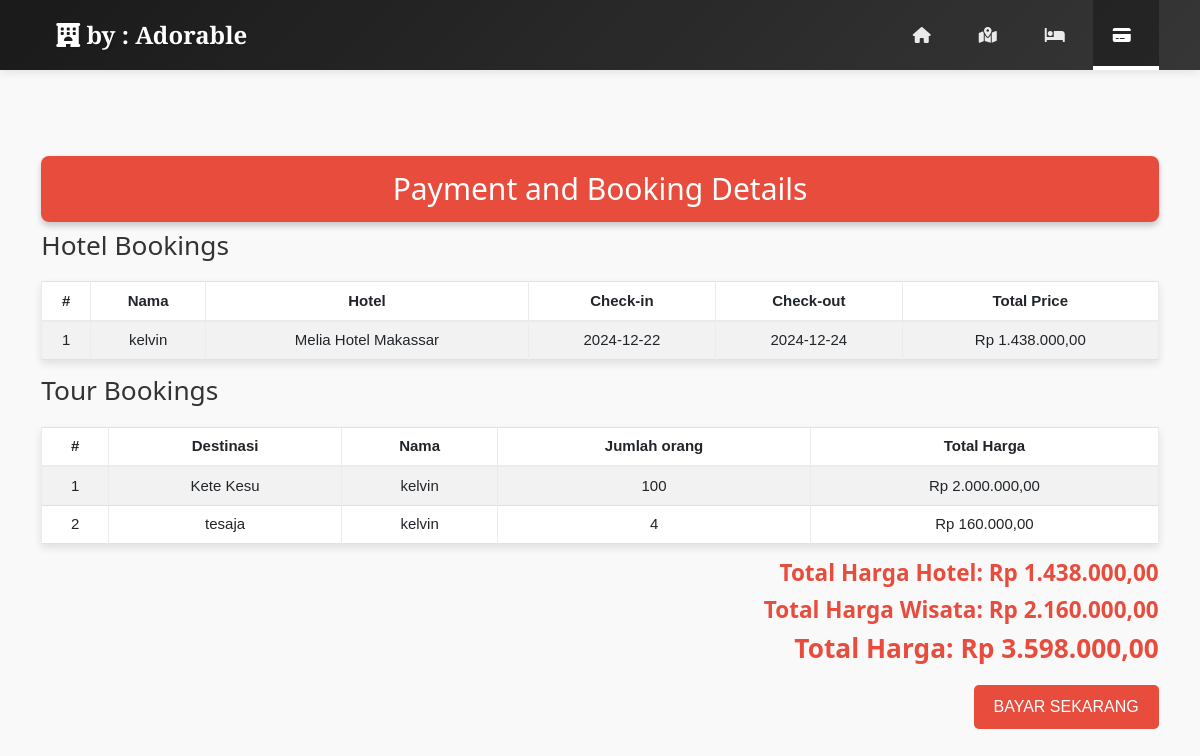
The app's page /payment.php with its own data.
### tables this page shows
CREATE TABLE `reservations` (
  `id` int(11) NOT NULL,
  `name` varchar(255) NOT NULL,
  `checkin` date NOT NULL,
  `checkout` date NOT NULL,
  `phone` text NOT NULL,
  `email` varchar(255) NOT NULL,
  `total_price` decimal(10,2) NOT NULL,
  `room` varchar(255) NOT NULL
);

CREATE TABLE `rooms` (
  `id` int(11) NOT NULL,
  `room_number` varchar(255) NOT NULL,
  `rooms` int(11) NOT NULL,
  `type` varchar(255) NOT NULL,
  `price` text NOT NULL,
  `details` text NOT NULL,
  `photo` text NOT NULL,
  `facility1` varchar(255) DEFAULT NULL,
  `facility2` varchar(255) DEFAULT NULL,
  `facility3` varchar(255) DEFAULT NULL,
  `facility4` varchar(255) DEFAULT NULL
);

CREATE TABLE `tour_reserves` (
  `id` int(11) NOT NULL,
  `tour_id` int(11) NOT NULL,
  `reservations` int(11) NOT NULL,
  `cus_name` varchar(255) NOT NULL,
  `email` varchar(255) NOT NULL,
  `phone` varchar(255) NOT NULL,
  `payment_status` enum('pending','completed') DEFAULT 'pending'
);

CREATE TABLE `tourism` (
  `id` int(11) NOT NULL,
  `title` varchar(255) NOT NULL,
  `photo` text NOT NULL,
  `photo1` text NOT NULL,
  `photo2` text NOT NULL,
  `photo3` text NOT NULL,
  `photo4` text NOT NULL,
  `location` varchar(255) NOT NULL,
  `details` text NOT NULL,
  `details2` text NOT NULL,
  `date` date NOT NULL,
  `time` time NOT NULL,
  `price` varchar(255) NOT NULL,
  `reservations` int(11) NOT NULL
);

### payment.php (the view, shortened to what this page needs)
<?php
require_once 'core/core.php';
include 'includes/header.php';
include 'includes/navigation.php';
$reservationsQuery = $db->query("SELECT reservations.id, reservations.name, reservations.checkin, reservations.checkout, reservations.phone, reservations.email, reservations.total_price, rooms.room_number, rooms.price FROM reservations JOIN rooms ON reservations.room = rooms.room_number");
$tourReservesQuery = $db->query("SELECT tour_reserves.*, tourism.title, tourism.price FROM tour_reserves JOIN tourism ON tour_reserves.tour_id = tourism.id");
$totalHotelPrice = 0;
if (mysqli_num_rows($reservationsQuery) > 0) {
    while ($reservation = mysqli_fetch_assoc($reservationsQuery)) {
        $totalHotelPrice += $reservation['total_price'];
    }
    mysqli_data_seek($reservationsQuery, 0);
}
$totalTourPrice = 0;
if (mysqli_num_rows($tourReservesQuery) > 0) {
    while ($tourReserve = mysqli_fetch_assoc($tourReservesQuery)) {
        $totalTourPrice += $tourReserve['price'] * $tourReserve['reservations'];
    }
    mysqli_data_seek($tourReservesQuery, 0);
}
$grandTotal = $totalHotelPrice + $totalTourPrice;
?>
<link rel="stylesheet" href="css\payment.css">
<div class="container">
    <div class="page-header">
        <h2 class="text-center">Payment and Booking Details</h2>
    </div>
    <h3>Hotel Bookings</h3>
    <table class="table table-bordered table-striped">
        <thead>
            <tr>
                <th>#</th>
                <th>Nama</th>
                <th>Hotel</th>
                <th>Check-in</th>
                <th>Check-out</th>
                <th>Total Price</th>
            </tr>
        </thead>
        <tbody>
            <?php if ($reservationsQuery && mysqli_num_rows($reservationsQuery) > 0): ?>
                <?php $i = 1; ?>
                <?php while ($reservation = mysqli_fetch_assoc($reservationsQuery)): ?>
                    <tr>
                        <td><?= $i++; ?></td>
                        <td><?= htmlspecialchars($reservation['name']); ?></td>
                        <td><?= htmlspecialchars($reservation['room_number']); ?></td>
                        <td><?= htmlspecialchars($reservation['checkin']); ?></td>
                        <td><?= htmlspecialchars($reservation['checkout']); ?></td>
                        <td>Rp <?= number_format($reservation['total_price'], 2, ',', '.'); ?></td>
                    </tr>
                <?php endwhile; ?>
            <?php else: ?>
                <tr>
                    <td colspan="6" class="text-center">No bookings available.</td>
                </tr>
            <?php endif; ?>
        </tbody>
    </table>
    <h3>Tour Bookings</h3>
    <table class="table table-bordered table-striped">
        <thead>
            <tr>
                <th>#</th>
                <th>Destinasi</th>
                <th>Nama</th>
                <th>Jumlah orang</th>
                <th>Total Harga</th>
            </tr>
        </thead>
        <tbody>
            <?php if (mysqli_num_rows($tourReservesQuery) > 0): ?>
                <?php $i = 1; ?>
                <?php while ($tourReserve = mysqli_fetch_assoc($tourReservesQuery)): ?>
                    <tr>
                        <td><?= $i++; ?></td>
                        <td><?= htmlspecialchars($tourReserve['title']); ?></td>
                        <td><?= htmlspecialchars($tourReserve['cus_name']); ?></td>
                        <td><?= htmlspecialchars($tourReserve['reservations']); ?></td>
                        <td>Rp <?= number_format($tourReserve['price'] * $tourReserve['reservations'], 2, ',', '.'); ?></td>
                    </tr>
                <?php endwhile; ?>
            <?php else: ?>
                <tr>
                    <td colspan="5" class="text-center">No bookings available.</td>
                </tr>
            <?php endif; ?>
        </tbody>
    </table>
    <div class="text-right">
        <h4>Total Harga Hotel: Rp <?= number_format($totalHotelPrice, 2, ',', '.'); ?></h4>
        <h4>Total Harga Wisata: Rp <?= number_format($totalTourPrice, 2, ',', '.'); ?></h4>
        <h3>Total Harga: Rp <?= number_format($grandTotal, 2, ',', '.'); ?></h3>
    </div>
    <div class="text-right" style="margin-top: 20px;">
        <button class="btn btn-success" onclick="simulatePayment()">Bayar Sekarang</button>
    </div>
    <br></br>
</div>

### css/w3.css (style rules this page uses)
* { -webkit-box-sizing:border-box;-moz-box-sizing:border-box;box-sizing:border-box }
html { -ms-text-size-adjust:100%;-webkit-text-size-adjust:100% }
body { margin:0 }
button,input,optgroup,select,textarea { color:inherit;font:inherit;margin:0 }
button { overflow:visible }
button,select { text-transform:none }
button,html input[type=button],input[type=reset],input[type=submit] { -webkit-appearance:button;cursor:pointer }
html,body { font-family:Verdana,sans-serif;font-size:15px;line-height:1.5 }
h1,h2,h3,h4,h5,h6,.w3-slim,.w3-wide { font-family:"Segoe UI",Arial,sans-serif }
h2 { font-size:30px }
h3 { font-size:24px }
h4 { font-size:20px }
h1,h2,h3,h4,h5,h6 { font-weight:400;margin:10px 0 }
table { border-collapse:collapse;border-spacing:0;width:100%;display:table }
table,th,td { border:none }

### css/full-width-pics.css (style rules this page uses)
body { padding-top: 54px; }
@media (min-width: 992px) { body { padding-top: 56px; } }

### css/payment.css (style rules this page uses)
body { font-family: 'Arial', sans-serif; background-color: #f9f9f9; margin: 0; padding: 0; color: #333; padding-top: 56px; }
.page-header h2 { background: linear-gradient(90deg, #e74c3c,#e74c3c ); color: white; padding: 15px; border-radius: 8px; text-align: center; box-shadow: 0 4px 6px rgba(0, 0, 0, 0.2); position: relative; z-index: 1; margin-top: 100px !important;; }
.page-header { margin-top: 20px; }
table { width: 100%; border-collapse: collapse; margin: 20px 0; box-shadow: 0 4px 8px rgba(0, 0, 0, 0.1); }
table thead tr { background-color: #e74c3c; color: white; }
table th, table td { padding: 12px 15px; text-align: center; border: 1px solid #ddd; }
table tbody tr:nth-child(even) { background-color: #f2f2f2; }
.btn { padding: 10px 20px; border: none; border-radius: 5px; font-size: 16px; cursor: pointer; text-transform: uppercase; transition: all 0.3s ease; }
.btn-success { background-color: #e74c3c; color: white; }
.text-right h4, .text-right h3 { margin: 10px 0; color: #e74c3c; font-weight: bold; }

### includes/navigation.php (style rules this page uses)
:root { --navbar-height: 70px; --navbar-brand-size: 24px; --nav-link-size: 15px; --nav-icon-size: 16px; --nav-padding: 12px 20px; --active-indicator-height: 4px; }
body { padding-top: var(--navbar-height); }

### records on screen
reservations: name "kelvin", rooms.room_number "Melia Hotel Makassar", checkin "2024-12-22", checkout "2024-12-24", total_price "1.438.000,00"
tour_reserves: tourism.title "Kete Kesu", cus_name "kelvin", reservations "100", $tourReserve['price']*$tourReserve['reservations'] "2.000.000,00"
tour_reserves: tourism.title "tesaja", cus_name "kelvin", reservations "4", $tourReserve['price']*$tourReserve['reservations'] "160.000,00"

### other values on screen
$totalHotelPrice "1.438.000,00"
$totalTourPrice "2.160.000,00"
$grandTotal "3.598.000,00"
